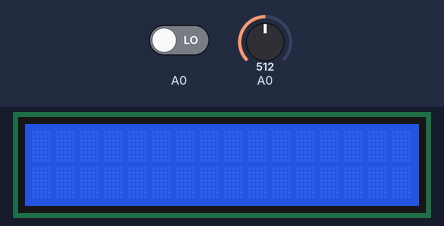
A sketch run on a simulated Arduino Uno, built with avr-gcc and run on an emulated ATmega328P. Parts: 16×2 character LCD. Inputs (shaded band) come from the test bench; at power-on: A0 LOW, A0 = 512. What the sketch prints to the serial monitor is not drawn.

Above: at 1.2 s.
1.3 s: A0 driven HIGH
At 1.37 s:
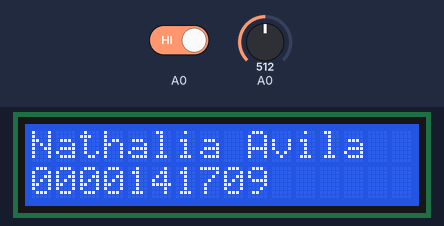
2.9 s: A0 set to 0
At 6.2 s:
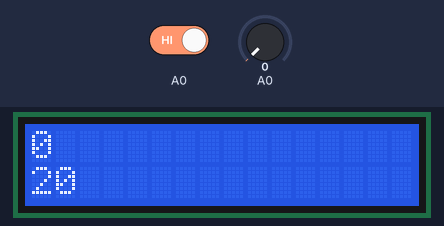
Timing chart, 0 to 7.7 s (numbered marks = the images above; inputs shaded):
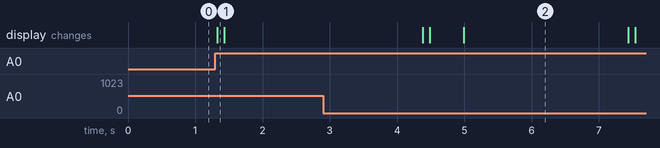

Measured:
- after the input at 1.3 s, the display: changes at once (image 1)
- after the input at 2.9 s, the display: first differs from a run without the input after 2.1 s (image 2)

The sketch:

LCDTaller1.ino
```cpp
#include <LiquidCrystal_I2C.h> // Libreria LCD_I2C
LiquidCrystal_I2C lcd(0x3f,16,2); // si no sale con esta direccion se puede usar (0x3f,16,2) || (0x27,16,2)  ||(0x20,16,2)

int c=0;
int g=0;
int carry=0;
float voltaje=0;

void setup() {
  pinMode(A0,INPUT);

  lcd.init();
  lcd.backlight();
  lcd.clear();


  Serial.begin(9600);
}

void loop() {


  if(digitalRead(A0)==1){
    if(c==0){
    lcd.clear();
    Serial.print("Nathalia\n00000141709\n");
    lcd.setCursor(0,0);
    lcd.print("Nathalia Avila");
    lcd.setCursor (0,1);
    lcd.print("0000141709");
    delay(100);
    }
    c++;
  }

  if(digitalRead(A0)==1){
    if(c==1){
      for(int i=0;i<=1000;i++){
      for(int i=0;i<=100;i++){
        lcd.clear();
        Serial.print(i+"\n");
        lcd.setCursor(0,0);
        lcd.print(i);
        delay(500);
        if(digitalRead(A0)==1){
          c++;
          carry=1;
          break;
        }
      }
      if(carry!=0){
          break;
        }
      }

    }
  }

  if(digitalRead(A0)==1){
    if(c==2){
      for(int i=0;i<=1000;i++){

        lcd.clear();
        Serial.print(i+"\n");
        lcd.setCursor(0,0);
        lcd.print(i);
        lcd.setCursor (0,1);
        if(analogRead(A0)==0){
        lcd.print(20);
        }else
        if(analogRead(A0)==1021){
        lcd.print(200);
        }
        g = i;
        delay(500);
        if(digitalRead(A0)==1){
          c++;
          break;

        }
      }


    }
  }

  if(digitalRead(A0)==1){
    if(c==3){

        lcd.clear();
        Serial.print(g+"\n");
        lcd.setCursor(0,0);
        lcd.print(g);
        lcd.setCursor (0,1);
        if(analogRead(A0)==0){
        lcd.print(20);
        }else
        if(analogRead(A0)==1021){
        lcd.print(200);
        }
        delay(500);

    c++;
    }
  }
 }
```
